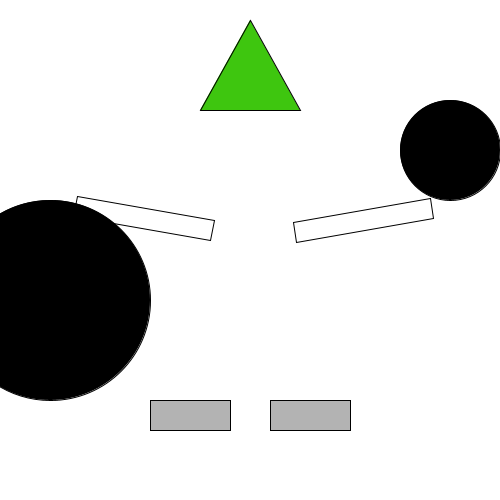
Frame 1 (no input)
Frame 60 (the mouse pressed at the canvas centre just before this capture): identical to frame 1, image omitted
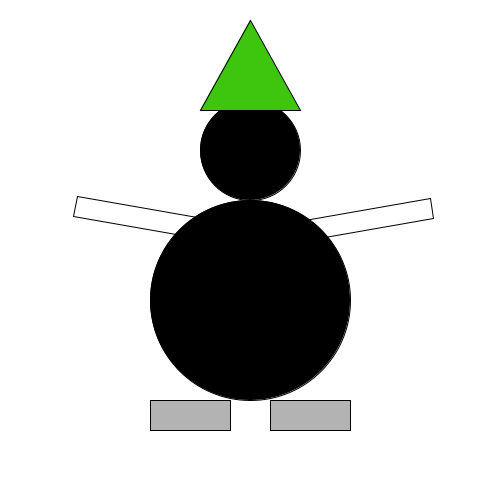
Frame 120 (the mouse held since frame 60 and released just before this capture)

The Processing sketch that drew these frames (run headless with seeded random() and noise(); from frame 60 on, the mouse is pressed at the canvas centre):

// Processing sketch: processing_119270
// ── processing_119270.pde

void setup() {
  size(500, 500);
  noStroke();
}

void draw() {
  background(255);
  
  pushMatrix();
  fill(255);
stroke(0);
rotate(radians(-10));
rect(250,270,140,20);
popMatrix();
pushMatrix();
fill(255);
stroke(0);
rotate(radians(10));
rect(110,180,140,20);
popMatrix();


  fill(0);
  float  x1 = map(mouseX, 0, width, 450, 50);
  ellipse(x1, 150, 100, 100);  
  float x2 = map(mouseX, 0, width, 50, 450);
  ellipse(x2, 300, 200, 200); 
fill(#3ec60f);
stroke(0);
triangle(300, 110, 200, 110, 250, 20);

fill(#b3b3b3);
stroke(0);
rect(150,400,80,30);
rect(270,400,80,30);



}
